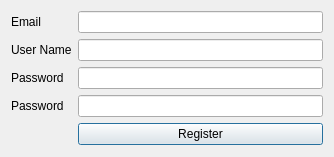
<?xml version="1.0" encoding="UTF-8"?>
<ui version="4.0">
 <class>DialogRegister</class>
 <widget class="QDialog" name="DialogRegister">
  <property name="geometry">
   <rect>
    <x>0</x>
    <y>0</y>
    <width>334</width>
    <height>157</height>
   </rect>
  </property>
  <property name="windowTitle">
   <string>Register</string>
  </property>
  <layout class="QGridLayout" name="gridLayout">
   <item row="0" column="0">
    <widget class="QLabel" name="label">
     <property name="text">
      <string>Email</string>
     </property>
    </widget>
   </item>
   <item row="0" column="1">
    <widget class="QLineEdit" name="lineEdit"/>
   </item>
   <item row="1" column="0">
    <widget class="QLabel" name="label_2">
     <property name="text">
      <string>User Name</string>
     </property>
    </widget>
   </item>
   <item row="1" column="1">
    <widget class="QLineEdit" name="lineEdit_2"/>
   </item>
   <item row="2" column="0">
    <widget class="QLabel" name="label_3">
     <property name="text">
      <string>Password</string>
     </property>
    </widget>
   </item>
   <item row="2" column="1">
    <widget class="QLineEdit" name="lineEdit_3"/>
   </item>
   <item row="3" column="0">
    <widget class="QLabel" name="label_4">
     <property name="text">
      <string>Password</string>
     </property>
    </widget>
   </item>
   <item row="3" column="1">
    <widget class="QLineEdit" name="lineEdit_4"/>
   </item>
   <item row="4" column="1">
    <widget class="QPushButton" name="pushButton_Register">
     <property name="text">
      <string>Register</string>
     </property>
    </widget>
   </item>
  </layout>
 </widget>
 <resources/>
 <connections/>
</ui>
